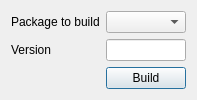
<?xml version="1.0" encoding="UTF-8"?>
<ui version="4.0">
 <class>Dialog</class>
 <widget class="QDialog" name="Dialog">
  <property name="geometry">
   <rect>
    <x>0</x>
    <y>0</y>
    <width>183</width>
    <height>82</height>
   </rect>
  </property>
  <property name="windowTitle">
   <string>Installer Jukebox</string>
  </property>
  <layout class="QFormLayout" name="formLayout">
   <item row="0" column="0">
    <widget class="QLabel" name="label_name">
     <property name="text">
      <string>Package to build</string>
     </property>
    </widget>
   </item>
   <item row="0" column="1">
    <widget class="QComboBox" name="packageName"/>
   </item>
   <item row="1" column="0">
    <widget class="QLabel" name="label_version">
     <property name="text">
      <string>Version</string>
     </property>
     <property name="buddy">
      <cstring>version</cstring>
     </property>
    </widget>
   </item>
   <item row="1" column="1">
    <widget class="QLineEdit" name="version"/>
   </item>
   <item row="2" column="1">
    <widget class="QPushButton" name="buildButton">
     <property name="text">
      <string>Build</string>
     </property>
    </widget>
   </item>
  </layout>
 </widget>
 <layoutdefault spacing="6" margin="11"/>
 <resources/>
 <connections/>
</ui>
